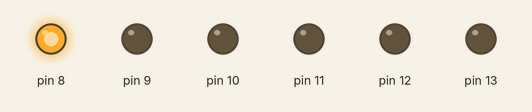
Bench run of a sketch on a simulated Arduino Uno, built with avr-gcc and run on an emulated ATmega328P. Parts: output pins drawn as LEDs (lit = HIGH).

Above: at 0.05 s.
At 0.35 s:
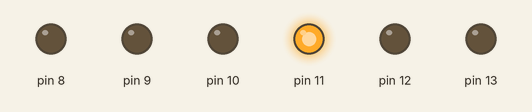
At 0.95 s:
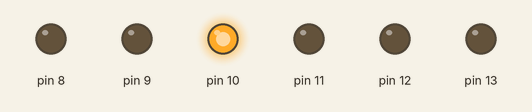
At 1.35 s:
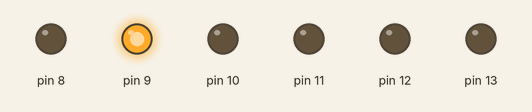
At 1.8 s:
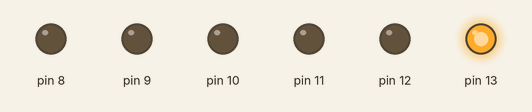
At 2.85 s:
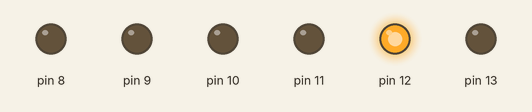
Timing chart, 0 to 3.1 s (numbered marks = the images above):
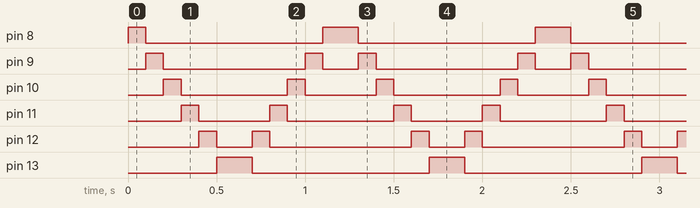

Measured:
- by itself, pin 8: repeats every 1.2 s: LOW 1.0 s, HIGH 0.20 s
- by itself, pin 9: repeats every 1.2 s: LOW 0.80 s, HIGH 0.10 s, LOW 0.20 s, HIGH 0.10 s
- by itself, pin 10: repeats every 1.2 s: LOW 0.60 s, HIGH 0.10 s, LOW 0.40 s, HIGH 0.10 s
- by itself, pin 11: repeats every 1.2 s: LOW 0.40 s, HIGH 0.10 s, LOW 0.60 s, HIGH 0.10 s
- by itself, pin 12: repeats every 1.2 s: LOW 0.20 s, HIGH 0.10 s, LOW 0.80 s, HIGH 0.10 s
- by itself, pin 13: alternates HIGH for 0.20 s and LOW for 1.0 s

The sketch:

Puertos2FORMAS.ino
```cpp
#define PAUSA 100

void setup()

  {
    DDRB=B00111111;
  }

void loop()

  {
    PORTB=B00000001;

//  ASI LO PODEMOS HACER MAS SENCILLO, MULTIPLICANDO POR 2  //

    for(int i=0;i<6;i++)

        {
          delay(100);
          PORTB=PORTB*2;
        }

    for(int i=0;i<6;i++)

        {
          PORTB=PORTB/2;
          delay(100);
        }


/*

  PORTB=00000001;
  delay(100);
  PORTB=00000010;
  delay(100);
  PORTB=00000100;
  delay(100);
  PORTB=00001000;
  delay(100);
  PORTB=00010000;
  delay(100);
  PORTB=00100000;
  delay(100);
  PORTB=01000000;
  delay(100);
  PORTB=10000000;
  delay(100);

 */
}
```
